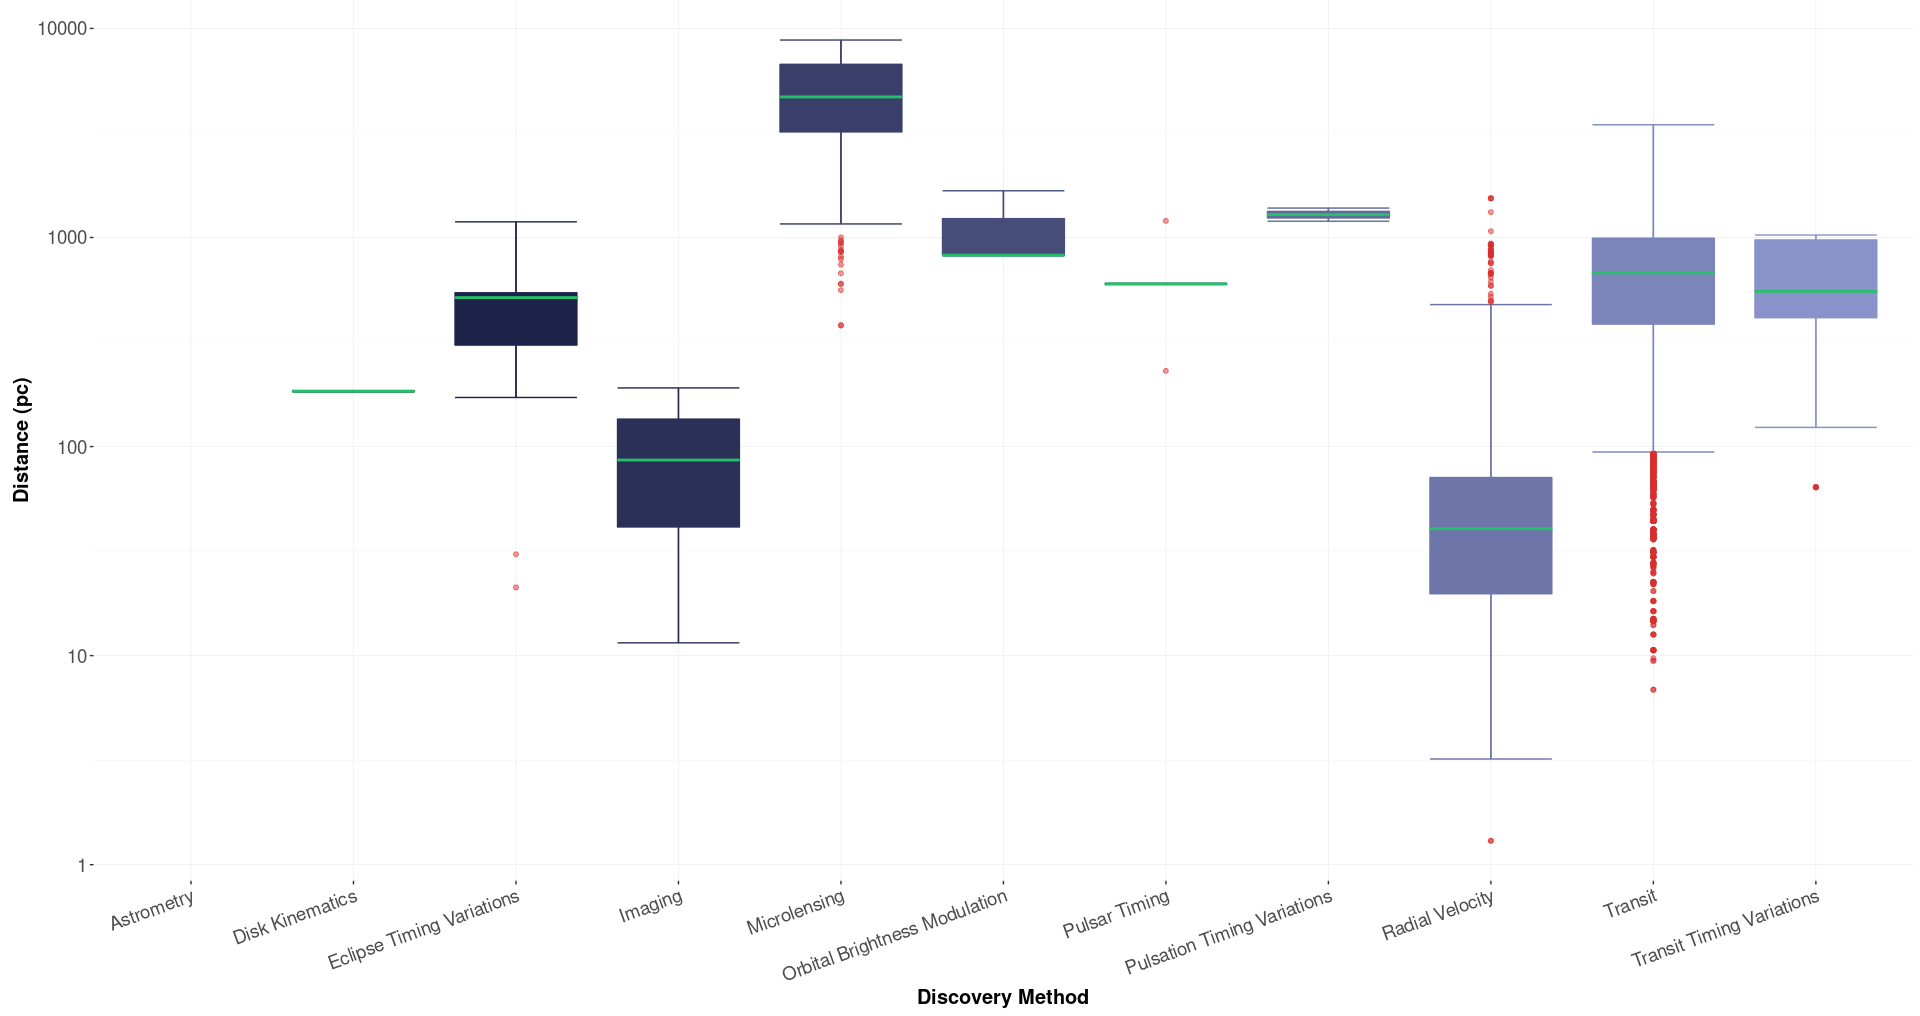

This figure's R source:

# Paths:
path_data = "data/"
path_lib = "renv/library/R-4.1/x86_64-pc-linux-gnu/"

# Packages:
require(dplyr, lib = path_lib)
require(readr, lib = path_lib)
require(RColorBrewer, lib = path_lib)
require(ggplot2, lib = path_lib)

# Dataset:
df = readr::read_csv(paste0(path_data, "nasa_exoplanets.csv")) %>%
         as.data.frame()
attr(df, "spec") = NULL
df_varnames = readr::read_csv(paste0(path_data, "nasa_exoplanets_var_names.csv")) %>%
                  as.data.frame()
attr(df_varnames, "spec") = NULL

# Variables:
cat_var = "discoverymethod"
cat_var_name = (df_varnames %>%
                    dplyr::filter(var == cat_var))$var_name
num_var = "sy_dist"
num_var_name = (df_varnames %>%
                    dplyr::filter(var == num_var))$var_name

# Adapt the data:
df_plot = df %>%
              dplyr::select(cat_var,
                            num_var)

# Deal with NA:
df_plot[which(is.na(df_plot[, cat_var])), cat_var] = "NA"

# Levels order:
sorted_levels = sort(unique(df_plot[, cat_var]))
df_plot[, cat_var] = factor(x = df_plot[, cat_var],
                            levels = sorted_levels)

# Plot:
my_palette = colorRampPalette(c("#111539", "#97A1D9"))
outlier_color = "#DA2E2E"
median_color = "#23C16A"
n_levels = length(unique(df_plot[, cat_var]))
log_scale_fix = 10
p = ggplot(
        data = df_plot,
        aes(
            x = get(cat_var),
            y = get(num_var)*log_scale_fix,
            fill = get(cat_var),
            color = get(cat_var)
        )
    ) +
    stat_boxplot(
        geom = "errorbar",
        show.legend = FALSE
    ) +
    geom_boxplot(
        outlier.colour = outlier_color,
        outlier.alpha = 0.5,
        show.legend = FALSE
    ) +
    stat_summary(
        geom = "crossbar",
        color = median_color,
        width = 0.75,
        fatten = 2,
        fun.data = function(x){c(y = median(x),
                                 ymin = median(x),
                                 ymax = median(x))},
        show.legend = FALSE
    ) +
    scale_fill_manual(
        values = my_palette(n_levels)
    ) +
    scale_color_manual(
        values = my_palette(n_levels)
    ) +
    scale_y_continuous(
        labels = function(x){x/log_scale_fix},
        trans = "log10"
    ) +
    theme(
        axis.text.x = element_text(
            size = 14,
            angle = 20, 
            hjust = 1,
            vjust = 1
        ),
        axis.text.y = element_text(size = 14),
        axis.title.x = element_text(
            size = 15,
            face = "bold"
        ),
        axis.title.y = element_text(
            size = 15,
            face = "bold"
        ),
        panel.background = element_rect(fill = "white"),
        panel.grid.major = element_line(
            size = 0.2,
            linetype = "solid",
            colour = "#eaeaea"
        ),
        panel.grid.minor = element_line(
            size = 0.1,
            linetype = "solid",
            colour = "#eaeaea"
        ),
        plot.margin = margin(
            t = 0, 
            r = 5,
            b = 5, 
            l = 10,
            unit = "pt"
        )
    ) +
    xlab(cat_var_name) +
    ylab(num_var_name)

p
